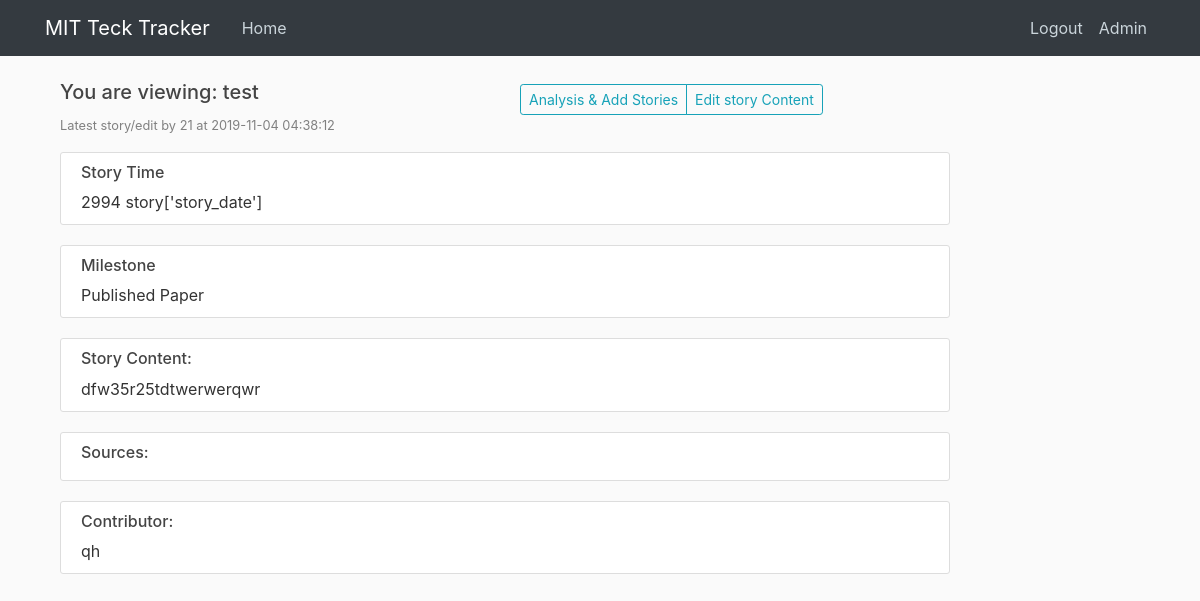
Screenshot of /view_log/11 (signed in) with the database file from the repository.
### tables this page shows
CREATE TABLE tech_story_log (
  log_s_id integer PRIMARY KEY autoincrement,
  contributor integer NOT NULL,
  contribute_time timestamp without time zone NOT NULL,
  tech_name text NOT NULL,
  story_year integer NOT NULL,
  story_date text,
  story_content text NOT NULL,
  milestone text NOT NULL,
  sources text,
  change_committed timestamp without time zone
);

CREATE TABLE users (
  user_id integer PRIMARY KEY autoincrement, -- SERIAL PRIMARY KEY,
  username text,
  email text NOT NULL,
  password text NOT NULL,
  can_scout boolean DEFAULT True,
  can_analyse boolean DEFAULT True,
  can_edit boolean DEFAULT False,
  admin boolean DEFAULT False
);

### app.py (the view)
@app.route("/view_log/<log_s_id>", methods = ['GET', 'POST'])
@app.route("/view_log/<log_s_id>/<mode>", methods = ['GET', 'POST'])
def view_log(log_s_id, mode = 'analytics'):
    user = get_current_user()
    if not user:
        return redirect(url_for('login'))
    if user['can_analyse'] == 0:
        flash('No access to TechAnalytics. Please contact administrators', 'danger')
        return redirect(url_for('home'))
    db = get_db()
    story_cur = db.execute('''
                            select *, datetime(contribute_time,'unixepoch') contribute_time_dt
                            from tech_story_log tsl join users
                            on contributor = user_id
                            where log_s_id = ?
                            ''', [log_s_id])
    story = story_cur.fetchone()
    return render_template('view_log.html', title='View Tech Story', user = user, story = story, mode=mode)

### app.py (called while the page is built)
def get_current_user():
    user_result = None
    if 'user' in session:
        user_email = session['user']
        db = get_db()
        user_cur = db.execute('select user_id, email, password, can_scout, can_analyse, can_edit, admin from users where email = ?', [user_email])
        user_result = user_cur.fetchone()
    return user_result

### dbTest.py (called while the page is built)
def connect_db(RowMode=True):
    sql = sqlite3.connect(dbpath)
    if RowMode:
        sql.row_factory = sqlite3.Row
    else:
        sql.row_factory = lambda cursor, row: row[0]
    return sql

def get_db():
    if not hasattr(g, 'sqlite3_db'):
        g.sqlite_db = connect_db()
    return g.sqlite_db

### templates/view_log.html (shortened to what this page needs)
{% extends "layout.html" %}
{% from "show_links.html" import show_links %}
{% block nav %}
{{ show_links(user) }}
{% endblock %}
{% block content %}
<div div class="col-lg-12">
  <div class = "row">
    <div class = "col">
      <h5>You are viewing: {{ story['tech_name']}} </h5>
      <p><small><font color="grey">Latest story/edit by {{ story['contributor'] }} at {{ story['contribute_time_dt'] }}</font></small></p>
    </div>
    <div class = "col">
      <div class="btn-group btn-group-sm pull-right mt-1" role="group">
        {% if mode == 'edit' %}
          <a href="{{ url_for('commit_story', log_s_id = story['log_s_id']) }}" role="button"  class="btn {% if user['admin'] == 0 %}  btn-outline-secondary disabled {% else %} btn-outline-info {% endif %}">Commit to the main database</a>
        {% else %}
          <a href="{{ url_for('tech_analytics', tech=story['tech_name']) }}" role="button"  class="btn btn-outline-info ">Analysis & Add Stories</a>
        {% endif %}
        <a href="{{ url_for('edit_log', log_s_id=story['log_s_id']) }}" role="button"  class="btn  {% if user['can_edit'] == 0 %}  btn-outline-secondary disabled {% else %} btn-outline-info {% endif %} pull-right">Edit story Content</a>
      </div>
    </div>
  </div>
    <div class = "content-section">
      <h6>Story Time</h6>
      {{ story['story_year']}} {% if story['story_date'] %} story['story_date'] {% endif %}
    </div>
    <div class = "content-section">
    <h6>Milestone</h6>
      {% if story['milestone'] != 'None' %}  {{ story['milestone'] }} {% else %} This is a non-milestone story {% endif %}
    </div>
    <div class = "content-section">
    <h6>Story Content: </h6>
      {{ story['story_content']}}
    </div>
    <div class = "content-section">
    <h6>Sources: </h6>
    </div>
    <div class = "content-section">
    <h6>Contributor: </h6>
      {{ story['username'] }}
    </div>
</div>
{% endblock content %}

### static/main.css (style rules this page uses)
body { background: #fafafa; color: #333333; margin-top: 5rem; }
h1, h2, h3, h4, h5, h6 { color: #444444; }
.content-section { background: #ffffff; padding: 10px 20px; border: 1px solid #dddddd; border-radius: 3px; margin-bottom: 20px; }

### rows the page displays
tech_story_log: tech_name "test", contributor "21", story_year "2994", milestone "Published Paper", story_content "dfw35r25tdtwerwerqwr"
users: username "qh"

### other values shown
{{ story['contribute_time_dt'] }} "2019-11-04 04:38:12"
